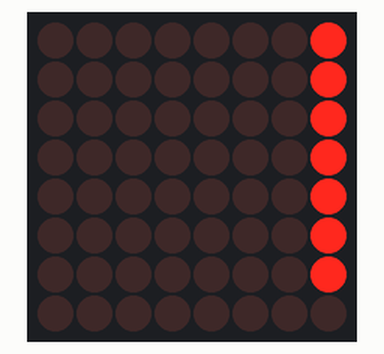
A sketch run on a simulated Arduino Uno, built with avr-gcc and run on an emulated ATmega328P. On the bench: 8×8 LED matrix.

Above: at 0.3 s.
At 1.31 s:
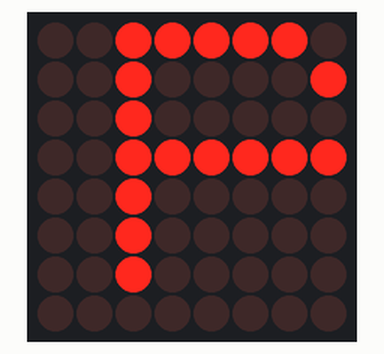
At 2.31 s:
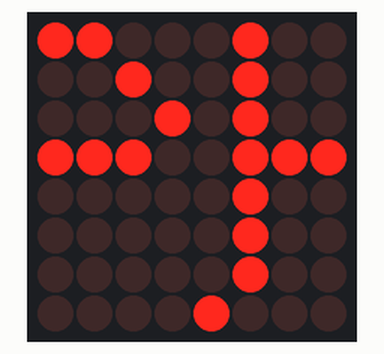
At 4.53 s:
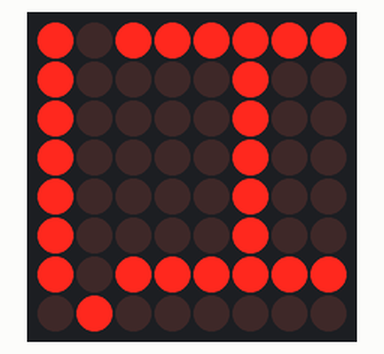
At 6.74 s:
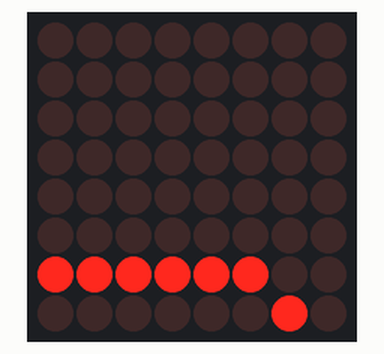
At 8.96 s:
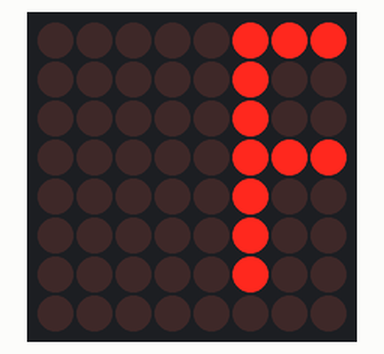

Measured:
- by itself, everything shown: repeats every 8.3 s, in 41 steps

The sketch:

matrix-scroll.ino
```cpp
/* Matrix Scroll
 *
 * Sample program to scroll letters across a single LED matrix
 */

// Basic setup to be able to talk to the LED matrix controller
#include "LedControl.h"
int addr = 0;   // which display: 0 for the first display
LedControl lc=LedControl(12,11,10,1);

unsigned long scrollDelay = 200; // milliseconds between scroll steps (1 pixel)

// Data symbols (letters) as 8 x 8 bit patterns
const byte letterP[] = {
  B11111000,
  B10000100,
  B10000010,
  B11111100,
  B10000000,
  B10000000,
  B10000000,
  B00000001,
};
const byte letterH[] = {
  B10000010,
  B10000010,
  B10000010,
  B11111110,
  B10000010,
  B10000010,
  B10000010,
  B00000001,
};
const byte letterI[] = {
  B11111110,
  B00010000,
  B00010000,
  B00010000,
  B00010000,
  B00010000,
  B11111110,
  B00000001,
};
const byte letterL[] = {
  B10000000,
  B10000000,
  B10000000,
  B10000000,
  B10000000,
  B10000000,
  B11111110,
  B00000001,
};
const byte letterSP[] = {
  B00000000,
  B00000000,
  B00000000,
  B00000000,
  B00000000,
  B00000000,
  B00000000,
  B00000001,
};  // Include a space at the end, so that the last letter scrolls off the display

// put (references to) the letters into an array to make stepping through them easier
const byte* const letters[] = {letterP, letterH, letterI, letterL, letterSP};
// "const" is mostly optional, but is REQUIRED for rowsInLetter, to be able to use it
// to specify the size for displayMem
unsigned const int rowsInLetter = sizeof(letterP) / sizeof(letterP[0]);
unsigned const int lettersInWord = sizeof(letters) / sizeof(letters[0]);

unsigned int displayMem[rowsInLetter];

void setup() {
  // Setup to be able to access the LED Matrix controller
  lc.shutdown(addr, false);  // Wake up display(s)
  lc.setIntensity(addr, 8);  // Set intensity levels
  lc.clearDisplay(addr);     // Clear LED Matrix display
}// end setup()

void loop() {
  // Clear the in memory display
  for(int row = 0; row < rowsInLetter; row++) {
    displayMem[row] = 0;
  }
  showDisplay();  // Show empty display before starting scrolling
  delay(scrollDelay);

  // Scroll the letters across the display one at at time.
  for(int letter = 0; letter < lettersInWord; letter++) {
    // load the next letter to the low bytes of in memory display area
    for(int row = 0; row < rowsInLetter; row++) {
      displayMem[row] |= letters[letter][row];  // "|=" is 'or equals'; "+=" works here too
    }

    // scroll (shift) the new letter into the display area one column at a time
    for(int shiftCnt = 0; shiftCnt < 8; shiftCnt++) {
      // shift each row of the display area over one pixel
      for(int row = 0; row < rowsInLetter; row++) {
        displayMem[row] <<= 1;
      }
      showDisplay();  // Display after scrolling
      delay(scrollDelay);
    }
  }
}// end loop()

// Send the upper byte of the in memory display area to the physical display
void showDisplay() {
  for(int row = 0; row < rowsInLetter; row++) {
    byte imageRow = displayMem[row] >> 8;
    lc.setRow(addr, row, imageRow);
  }
}// end showDisplay()
```
